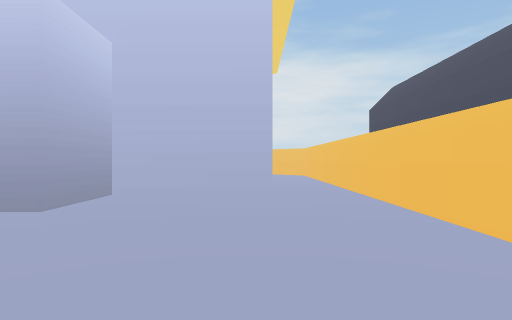
[1] (above)

19 first-person views from a walk through a 3-D level made in the Unity game engine. The camera is 1.5 m above the floor, looks level and sees 75° across. The floor is counted in squares, 2 m on a side. Each view is taken from the middle of a square. On the plan, view 1 faces up. The plan holds only what a view shows up to about 11 squares ahead; the rest is blank. The place goes on beyond the plan.

[2]
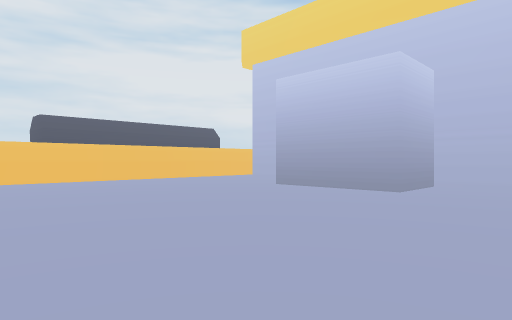

[3]
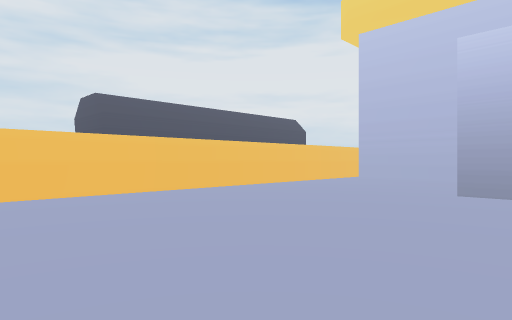

[4]
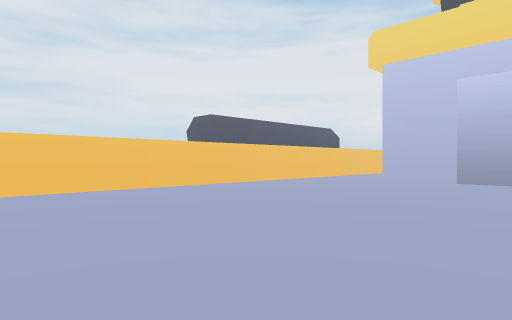

[5]
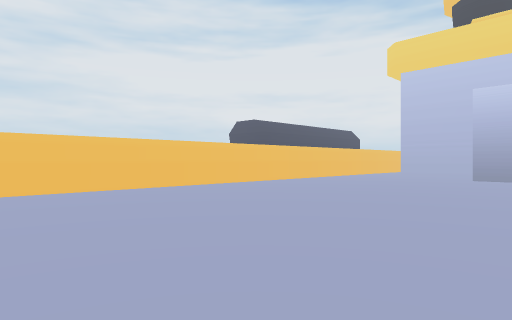

[6]
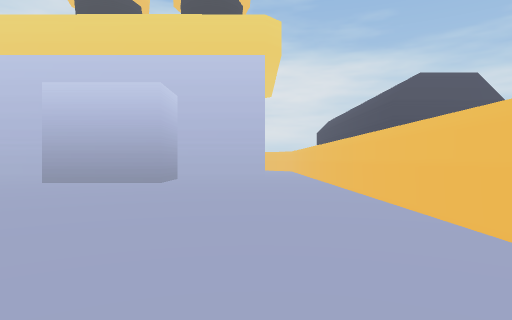

[7]
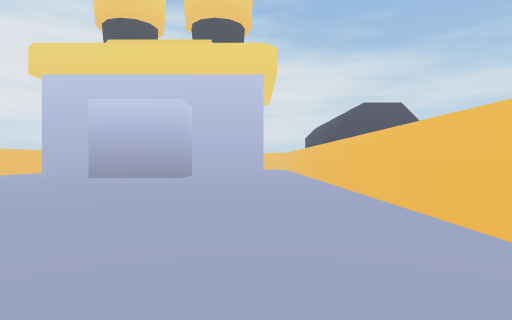

[8]
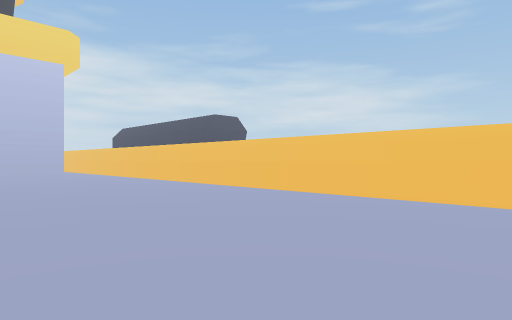

[9]
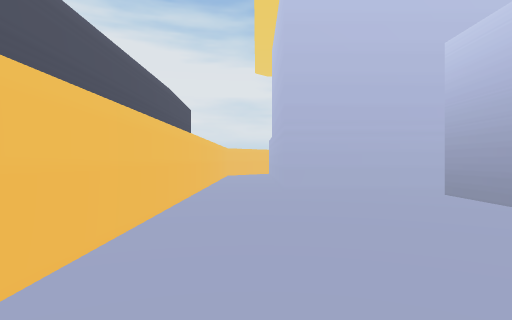

[10]
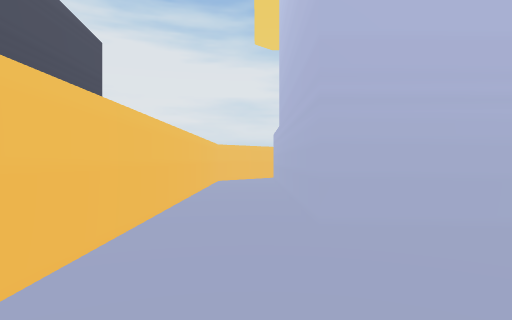

[11]
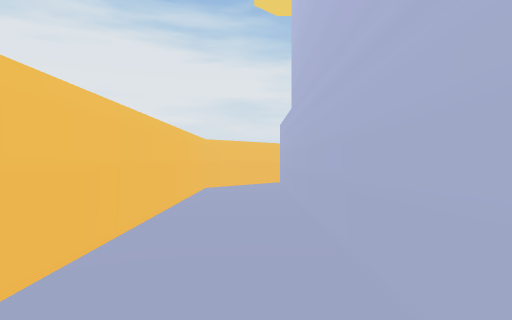

[12]
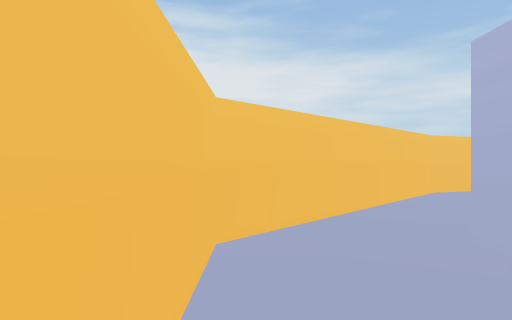

[13]
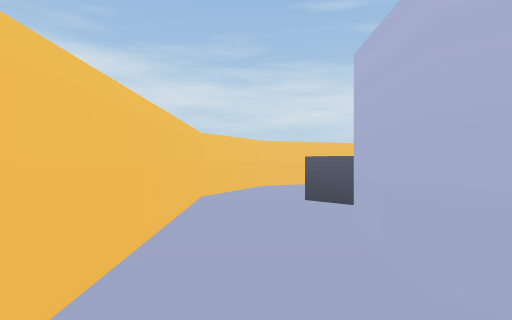

[14]
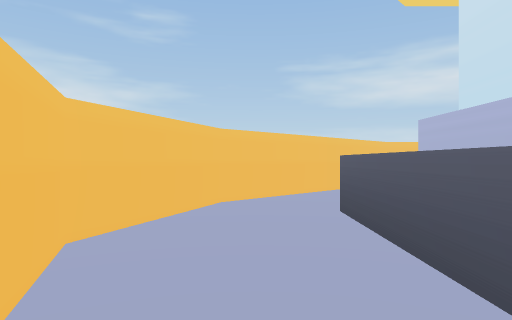

[15]
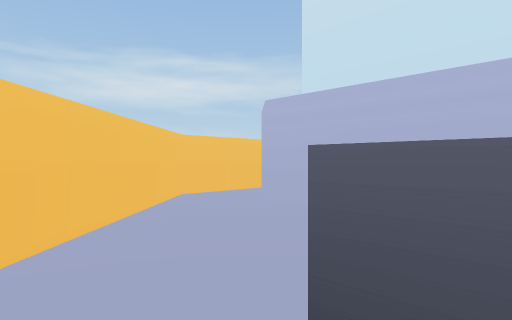

[16]
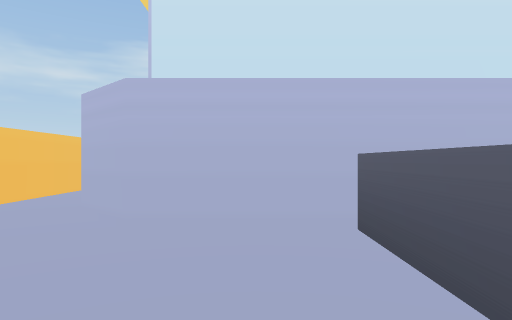

[17]
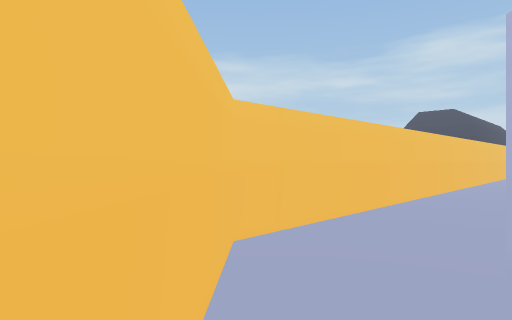

[18]
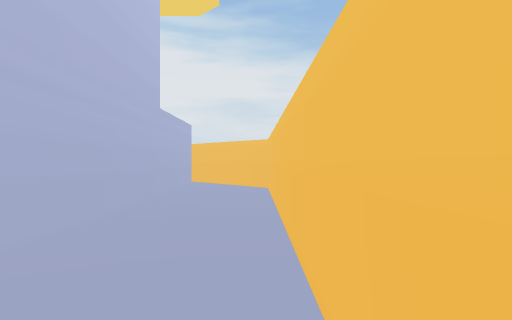

[19]
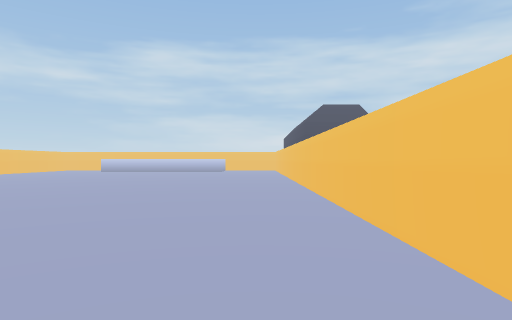

### Floor plan
Points are (right, up) in squares from view 1. A wall is a line through its corners. A room is listed if a view was taken in it or the views show most of it. See-through windows are left out.
Room 1 (views 1, 2, 3, 4, 5, 6, 7, 8, 9, 10, 11, 12, 13, 18, 19)
walls: (-6.9, 5.2) (-6.9, 7.2) (-10.4, 7.2) (-10.4, 15.5); (0.4, 7.2) (-3.1, 7.2) (-3.1, 4.8) (-7, 4.8); (2.3, -8.2) (2.3, 16) (0.8, 17.6); (-0.6, 16.4) (0.4, 15.5) (0.4, 9.1); (-10.7, 17.8) (-12.4, 16) (-12.4, -9.5)
ways out: opening at (-11, 17) to room 2; opening at (1, 17) to room 2
Room 2 (views 14, 15, 16, 17)
walls: (-6.5, 18.8) (-3.1, 18.8) (-3.1, 16.4); (-6.9, 17.8) (-6.9, 18.9); (-3.6, 16.4) (-0.6, 16.4); (0.8, 17.6) (-2.1, 20.6) (-5, 21.7) (-8, 20.6) (-10.7, 17.8); (-10.4, 15.5) (-9.4, 16.4)
ways out: opening at (-11, 17) to room 1; opening at (1, 17) to room 1

Positions as (right, up) in squares from view 1, and headings:
1: (0, 0), facing up
2: (0, -3), facing up-left
3: (-5, -3), facing up-left
4: (-4, -7), facing up-left
5: (-4, -9), facing up-left
6: (0, -6), facing up
7: (0, -9), facing up
8: (-4, -9), facing up-right
9: (-11, 0), facing up
10: (-11, 4), facing up
11: (-11, 7), facing up
12: (-12, 13), facing up
13: (-12, 15), facing up-right
14: (-8, 20), facing right
15: (-4, 20), facing down-right
16: (-2, 20), facing down
17: (0, 18), facing down-right
18: (2, 7), facing up
19: (-11, -2), facing down
